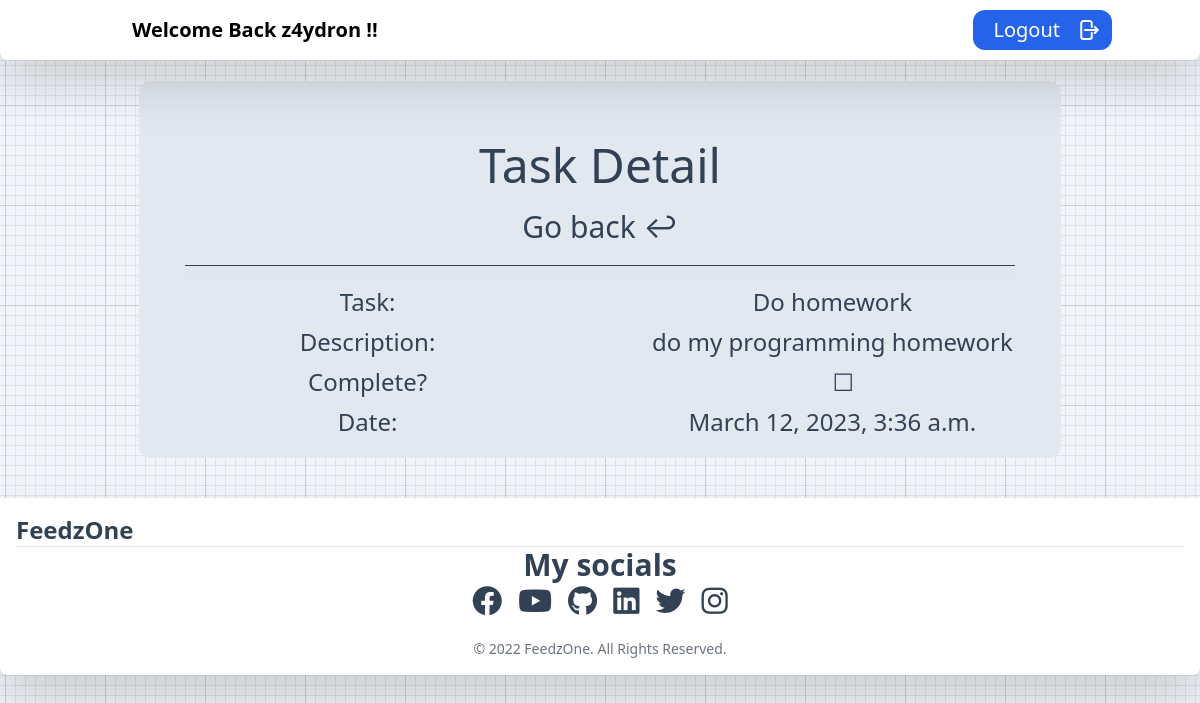
The page /task/23 (signed in) on the database its author committed.
### base/models.py (models this page shows, shortened)
class Task(models.Model):
    user = models.ForeignKey(User, on_delete=models.CASCADE, null=True, blank=True)
    title = models.CharField(max_length=200)
    description = models.TextField(null=True, blank=True)
    complete = models.BooleanField(default=False)
    created = models.DateTimeField(auto_now_add=True)
    class Meta:
        ordering = ['complete']

### base/views.py (the view)
# urls.py: path('task/<int:pk>', TaskDetail.as_view(), name='task'),
class TaskDetail(LoginRequiredMixin, DetailView):
    model = Task
    context_object_name = 'Task'
    template_name = 'base/task.html'

### base/templates/base/task.html
{% extends 'layout.html' %}
{% block content %}
<div class="container pt-5 pb-5 justify-center items-center h-15 my-5 w-[95%] md:w-[90%] mx-auto py-0 text-xl md:text-2xl xl:text-3xl text-slate-700 dark:text-white bg-slate-200 dark:bg-slate-700 rounded-xl">
    <h1 class="dark:text-white text-5xl mt-10">Task Detail</h1>
    <div class="mt-5 mb-5">
        <a class="text-3xl dark:text-white" href="{% url 'tasks' %}">Go back &#x21a9</a>
    </div>
    <div class="w-[90%] mx-auto mb-5">
        <hr class="border-slate-700 drop-shadow-xl">
    </div>
    <div class="grid gap-2 grid-cols-2 grid-rows-4 ">
        <p class="">Task:</p>
        <p class="text-clip break-words">{{ Task.title }}</p>
        <p>Description:</p>
        <p class="text-clip break-words">{{ Task.description }}</p>
        <p>Complete?</p>
        <div class="w-[5%] col-start-0 col-span-1 items-center mx-auto px-8 dark:text-white">
            {% if Task.complete is True %}
                <p class="ml-[50%] mr-[50%]">&#x2611</p>
            {% else %}
                <p class="ml-[50%] mr-[50%]">&#x2610</p>
            {% endif %}
        </div>
        <p>Date:</p>
        <p class="text-clip break-words">{{ Task.created }}</p>
    </div>
{% endblock %}

### base/templates/layout.html (shortened to what this page needs)
{% load tailwind_tags %}
{% load static %}
<!DOCTYPE html>
<html lang="en">
<head>
    <link rel="stylesheet" href="https://cdnjs.cloudflare.com/ajax/libs/font-awesome/6.2.0/css/all.min.css"
>
    <link rel="stylesheet" href="/theme/static/css/main.css">
    {% tailwind_css %}
</head>
<body class="bg text-center bg-slate-100 dark:bg-slate-800 w-full h-full">
    {% if request.user.is_authenticated %}
    <header>
    <nav class="bg-white border-gray-200 px-2 sm:px-4 py-2.5 rounded-b-lg dark:bg-gray-900 drop-shadow-2xl">
        <div class="container flex flex-wrap items-center justify-between mx-auto">
        <a href="" class="flex items-center">
            <span class="self-center text-xl font-semibold whitespace-nowrap dark:text-white">Welcome Back {{ request.user}} !!</span>
        </a>
        <div class="flex md:order-2">
            <button class="group h-10 pl-5 flex items-center space-x-4 bg-blue-600 rounded-xl">
                <a href="{% url 'logout' %}" class="text-xl text-white">Logout</a>
                <div class="flex items-center">
                </div>
            </button>
        </div>
        </div>
      </nav>
    </header>
    {% endif %}
    <hr>
    <main class="min-h-screen">
        <div class="container mx-auto pb-10 w-[95%]">
            {% block content %}
            {% endblock %}
        </div>
    </main>
<footer class="p-4 bg-white border-gray-200 px-2 sm:px-4 rounded-b-lg dark:bg-gray-900 drop-shadow-2xl inset-x-0 bottom-0 mt-10 text-slate-700 dark:text-white">
    <div class="sm:flex sm:items-center sm:justify-between">
        <a href="https://FeedzOne.com/" class="flex items-center mb-4 sm:mb-0">
            <span class="self-center text-2xl font-semibold whitespace-nowrap dark:text-white">FeedzOne</span>
        </a>
    </div>
    <hr class="my-6 border-gray-200 sm:mx-auto dark:border-gray-700 lg:my-8">
    <div class="contaner mx-auto w-[50vw] mb-5">
      <h2 class="text-3xl font-bold mb-4 text-center">My socials</h2>
            <ul class="flex space-x-2 text-3xl space-x-4 justify-center">
              <li>
                <a href="https://www.facebook.com/feedzonetv" target="_blank" rel="noopener noreferrer">
                  <i class="fa-brands fa-facebook"></i>
                </a>
              </li>
              <li>
                <a href="https://www.youtube.com/channel/UCR49N6zJwTKV_KLA3upVVpQ" target="_blank" rel="noopener noreferrer">
                  <i class="fa-brands fa-youtube"></i>
                </a>
              </li>
              <li>
                <a href="https://github.com/FeedzOne" target="_blank" rel="noopener noreferrer">
                  <i class="fa-brands fa-github hover:opacity-80"></i>
                </a>
              </li>
              <li>
                <a href="https://www.linkedin.com/in/erick-miguel-paredes-ortega/" target="_blank" rel="noopener noreferrer">
                  <i class="fa-brands fa-linkedin"></i>
                </a>
              </li>
              <li>
                <a href="https://twitter.com/FeedzOneTV" target="_blank" rel="noopener noreferrer">
                  <i class="fa-brands fa-twitter"></i>
                </a>
              </li>
              <li>
                <a href="https://www.instagram.com/feedzonetv/" target="_blank" rel="noopener noreferrer">
                  <i class="fa-brands fa-instagram"></i>
                </a>
              </li>
            </ul>
    </div>
    <span class="block text-sm text-gray-500 text-center dark:text-gray-400">&#169; 2022 <a href="https://FeedzOne.com/" class="hover:underline">FeedzOne</a>. All Rights Reserved.
    </span>
  </footer>
</body>
</html>

### rows shown on the page
Task: title "Do homework", description "do my programming homework", created "March 12, 2023, 3:36 a.m."

### other values the page prints
{{ request.user }} "z4ydron"
